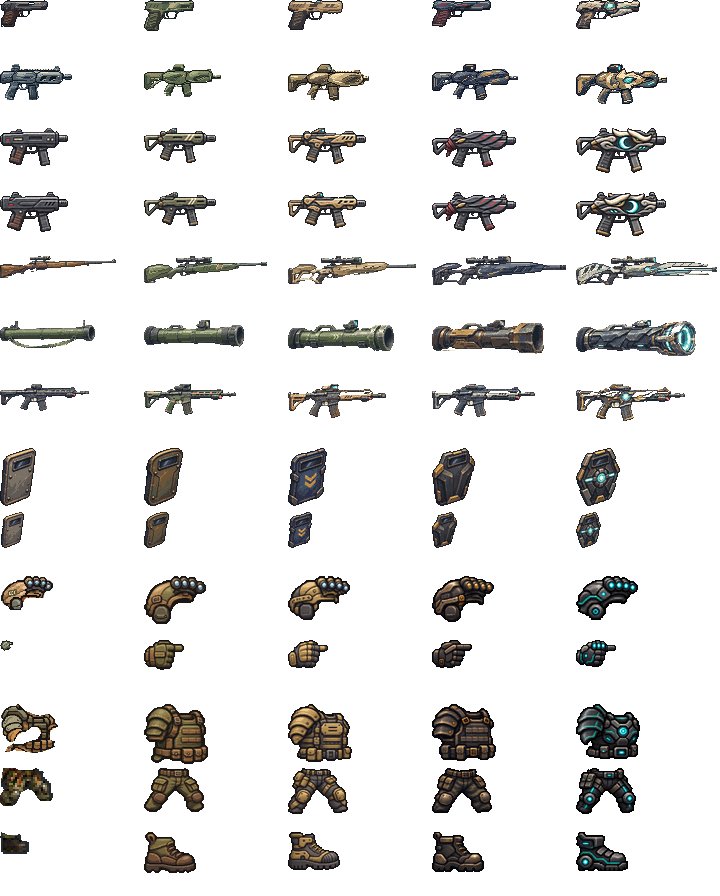
#> input picture art-source/armory/catalog-masters.png, 720 x 896 px
$ python ranked-sprites.py
#> lines starting #> are read from the running program, lines starting #| are printed output that depends on the picture; after the words box and inside, x2 and y2 are one past the last pixel; in counts of white or black regions, pixels touching at a corner belong together
### art-source/armory/catalog_style.py
"""Paint the approved equipment silhouettes on the same pixel grid as the field operators."""
import json
from grade_clothing import ranked_clothing
from bisect import bisect
from functools import lru_cache
from pathlib import Path

from PIL import Image, ImageColor, ImageDraw, ImageFilter

ROOT = Path(__file__).resolve().parents[2]
MASTERS = Path(__file__).with_name('catalog-masters.png')
RANKS = ('C', 'B', 'A', 'S', 'S-plus')
DELTA = (23, 39, 58, 82, 109, 139, 170, 201, 230)
# Material ramps share the CCT plate carrier, earcup, glove and optic values.
RAMPS = {
    'canvas': ('1a1515','302521','45352b','594433','745639','916e48','b38b5e','d4ad7a','ead099','f4dfad'),
    'olive': ('191616','2c2820','3d3829','514832','665c40','827652','a2976d','c2b78b','ddd2a3','f1e5bb'),
    'steel': ('181517','272429','383538','49464a','605b5a','7b756e','99958b','b8b5a7','d4d0bd','eee7cf'),
    'slate': ('181519','25242a','33323b','454550','565865','6f7280','90929c','b1b2ae','d1d0c2','ede9d5'),
    'lens': ('17191c','233037','30454c','3b5765','477486','64909f','8bafb3','afd0ce','d7e8d8','f2f7e3'),
    'pulse': ('172023','183b42','14515e','1a6874','218a91','38a9ad','6ac8c4','9fe3d6','cff6e6','f1fff0'),
    'ember': ('211618','3e2020','652b28','8c342c','ad4233','c75b41','dc7a52','e9a371','f6c995','ffe6b9'),
}
RAMPS = {k: [ImageColor.getrgb('#'+c) for c in colors] for k, colors in RAMPS.items()}
INK = '#251e20'
ARMS = {'pistol','carbine','smg','sniper','rocket','ar'}
CLOTH = {'helmet','gloves','top','pants','boots'}


@lru_cache(maxsize=65536)
def field_color(color, family, rank):
    r,g,b=color
    value=.27*r+.57*g+.16*b
    slot=bisect(DELTA,value)
    if r>g*1.58 and r>b*1.46 and r-g>26:
        material='ember'
    elif g>r+15 and b>=r+13 and (rank=='S-plus' or g>r*1.3):
        material='pulse' if rank=='S-plus' else 'lens'
    elif b>r+6 and b>g+1:
        material='slate'
    elif g>=r-2 and g-b>10:
        material='olive'
    elif r-b>14 and r>g+3:
        material='canvas'
    else:
        material='slate' if rank=='S' else 'steel'
    # Desert canvas catches the key light. Gunmetal reflects the same warm light
    # but retains a cool middle value beside the operator's brown sleeves.
    if material=='canvas' and value>85 and family in CLOTH:
        slot=min(9,slot+1)
    return RAMPS[material][slot]


def finish(source, family, rank):
    original=source.convert('RGBA')
    mask=original.getchannel('A').point(lambda a: 255 if a>=100 else 0)
    soften=original.convert('RGB').filter(ImageFilter.MedianFilter(3))
    pixels,neighbors,alpha=original.load(),soften.load(),mask.load()
    output=Image.new('RGBA',source.size)
    out=output.load()
    for y in range(source.height):
        for x in range(source.width):
            if not alpha[x,y]:
                continue
            color=pixels[x,y][:3]
            # Keep deliberate hard highlights and dark seams; cluster the small
            # compression flecks within a face instead of dithering the surface.
            median=neighbors[x,y]
            if max(abs(a-b) for a,b in zip(color,median))<25:
                color=tuple((a+b)//2 for a,b in zip(color,median))
            out[x,y]=(*field_color(color,family,rank),255)
    return output


def long_face(image, at):
    """The main painted face at one station of a silhouette, above the slung gear."""
    x=round((image.width-1)*at)
    runs=[]
    start=None
    for y in range(image.height+1):
        opaque=y<image.height and image.getpixel((x,y))[3]
        if opaque and start is None:
            start=y
        elif not opaque and start is not None:
            runs.append((start,y-1))
            start=None
    if not runs:return None
    lo,hi=max(runs,key=lambda interval:interval[1]-interval[0])
    return x,lo,hi


# Stations specify the front face and the small fabric/property tab respectively.
STATIONS={'pistol':(.64,.32),'carbine':(.68,.43),'smg':(.64,.41),
          'sniper':(.57,.34),'rocket':(.39,.25),'ar':(.67,.47)}


def paint_weapon(image,family,rank,far):
    alpha=image.getchannel('A')
    d=ImageDraw.Draw(image)
    tier=RANKS.index(rank)
    station,tab=STATIONS[family]
    bay=long_face(image,station)
    if bay:
        x,lo,hi=bay
        y=lo+max(2,(hi-lo)//2)
        edge='#867963' if far else '#bcaa89'
        # Raised fore-end ridges catch light only on their upper bevel. Heavy
        # kit has a contrasting collar, the compact slides have short serrations.
        if family=='rocket':
            for xx in (x,x+4):
                d.line((xx,lo+2,xx-2,hi-1),fill='#352f2a',width=2)
                d.line((xx+1,lo+2,xx,lo+5),fill=edge)
        elif hi-lo>=4:
            for i in range(2+(tier>=2)):
                xx=x+i*3
                d.line((xx,y,xx+1,y-1),fill='#302a2a')
                if hi-lo>=7:d.point((xx,y+1),fill=edge)
    plate=long_face(image,tab)
    if plate and family!='pistol':
        x,lo,hi=plate
        y=lo+max(2,round(.45*(hi-lo)))
        if hi-lo>=6 and rank!='S-plus':
            d.line((x,y,x+3,y),fill='#362e2a')
            d.line((x,y-1,x+2,y-1),fill='#c4aa7c' if not far else '#978269')
    if family=='ar':
        # Amber optic body with a single red emitter, easily read in the locker.
        optic=long_face(image,.815)
        if optic:
            x,lo,hi=optic
            d.line((x-2,hi-1,x,hi-1),fill='#632f2b')
            d.point((x,hi-1),fill='#ff6949')
    image.putalpha(alpha)
    return image


def paint_shield(image,field):
    alpha=image.getchannel('A')
    d=ImageDraw.Draw(image)
    for at in (.27,.70):
        face=long_face(image,at)
        if not face:continue
        x,lo,hi=face
        y=hi-max(2,(hi-lo)//8)
        d.point((x,y),fill='#b1a083')
        d.point((x+1,y+1),fill='#342b29')
    # A two-value rim following the lower toe reads even on a foreshortened shield.
    width=2 if not field else 1
    for at in (.42,.48,.54):
        face=long_face(image,at)
        if face:
            x,lo,hi=face
            d.line((x,hi-1,x+width-1,hi-1),fill='#7c6d5d')
    image.putalpha(alpha)
    return image


def build_catalog(destination, families=None):
    master=Image.open(MASTERS)
#> master is the input picture: PIL image 720x896 RGBA; mean R, G, B, A 17.4, 18.5, 18, 40.7
    rects=json.loads(master.info['sourceRects'])
#> rects = 70 items
    for key,(x,y,w,h) in rects.items():
        family,variant=key.split('/')
        if families and family not in families:
            continue
        rank=next(r for r in reversed(RANKS) if variant==r or variant.startswith(r+'-'))
        src=master.crop((x,y,x+w,y+h))
        image=finish(src,family,rank)
        if family in ARMS:
            image=paint_weapon(image,family,rank,variant.endswith('-far'))
        elif family=='shield':
            image=paint_shield(image,variant.endswith('-field'))
        if family in CLOTH:
            image=ranked_clothing(family,rank,image)
        image.save(destination/(key+'.png'),optimize=True)
#> this loop made 70 passes
#> (key, w, h) on passes 4 to 11: ('pistol/S', 59, 27), ('pistol/S-plus', 64, 29), ('carbine/C', 72, 37), ('carbine/B', 77, 34), ('carbine/A', 81, 38), ('carbine/S', 86, 37), ('carbine/S-plus', 91, 42), ('smg/C-near', 68, 38)
#> pass 1, in build_catalog, `src=master.crop((x,y,x+w,y+h))`:
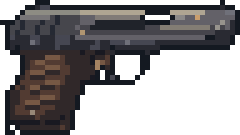
#> src: PIL image 48x27 RGBA (shown 5 times larger); mean R, G, B, A 34.1, 32.1, 33.5, 139.5; transparent parts drawn white
#> pass 1, in finish, `mask=original.getchannel('A').point(lambda a: 255 if a>=100 else 0)`:
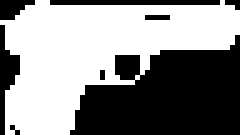
#> mask: PIL image 48x27 L (shown 5 times larger); 54.7% white; 8 black regions (5 under 20 px), largest, box (x1, y1, x2, y2) and area: (14, 7, 48, 27) 481, (0, 5, 4, 27) 40, (10, 0, 44, 1) 34
#> (the rest of the program and of its run is left out)
